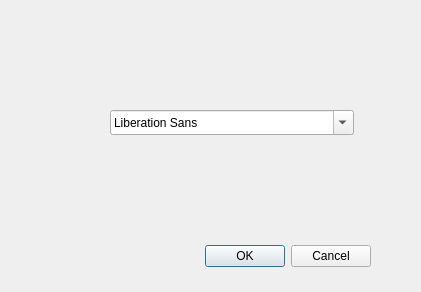
<?xml version="1.0" encoding="UTF-8"?>
<ui version="4.0">
 <class>FontDialog</class>
 <widget class="QDialog" name="FontDialog">
  <property name="geometry">
   <rect>
    <x>0</x>
    <y>0</y>
    <width>421</width>
    <height>292</height>
   </rect>
  </property>
  <property name="windowTitle">
   <string>Dialog</string>
  </property>
  <widget class="QDialogButtonBox" name="buttonBox">
   <property name="geometry">
    <rect>
     <x>30</x>
     <y>240</y>
     <width>341</width>
     <height>32</height>
    </rect>
   </property>
   <property name="orientation">
    <enum>Qt::Horizontal</enum>
   </property>
   <property name="standardButtons">
    <set>QDialogButtonBox::Cancel|QDialogButtonBox::Ok</set>
   </property>
  </widget>
  <widget class="QFontComboBox" name="fontComboBox">
   <property name="geometry">
    <rect>
     <x>110</x>
     <y>110</y>
     <width>244</width>
     <height>25</height>
    </rect>
   </property>
  </widget>
 </widget>
 <resources/>
 <connections>
  <connection>
   <sender>buttonBox</sender>
   <signal>accepted()</signal>
   <receiver>FontDialog</receiver>
   <slot>accept()</slot>
   <hints>
    <hint type="sourcelabel">
     <x>248</x>
     <y>254</y>
    </hint>
    <hint type="destinationlabel">
     <x>157</x>
     <y>274</y>
    </hint>
   </hints>
  </connection>
  <connection>
   <sender>buttonBox</sender>
   <signal>rejected()</signal>
   <receiver>FontDialog</receiver>
   <slot>reject()</slot>
   <hints>
    <hint type="sourcelabel">
     <x>316</x>
     <y>260</y>
    </hint>
    <hint type="destinationlabel">
     <x>286</x>
     <y>274</y>
    </hint>
   </hints>
  </connection>
 </connections>
</ui>
